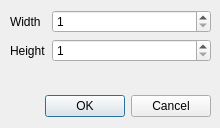
<?xml version="1.0" encoding="UTF-8"?>
<ui version="4.0">
 <class>EditMapSizeDialog</class>
 <widget class="QDialog" name="EditMapSizeDialog">
  <property name="geometry">
   <rect>
    <x>0</x>
    <y>0</y>
    <width>220</width>
    <height>128</height>
   </rect>
  </property>
  <property name="sizePolicy">
   <sizepolicy hsizetype="Fixed" vsizetype="Fixed">
    <horstretch>0</horstretch>
    <verstretch>0</verstretch>
   </sizepolicy>
  </property>
  <property name="minimumSize">
   <size>
    <width>220</width>
    <height>128</height>
   </size>
  </property>
  <property name="maximumSize">
   <size>
    <width>220</width>
    <height>128</height>
   </size>
  </property>
  <property name="windowTitle">
   <string>Edit map size</string>
  </property>
  <widget class="QDialogButtonBox" name="buttonBox">
   <property name="geometry">
    <rect>
     <x>30</x>
     <y>90</y>
     <width>181</width>
     <height>32</height>
    </rect>
   </property>
   <property name="orientation">
    <enum>Qt::Horizontal</enum>
   </property>
   <property name="standardButtons">
    <set>QDialogButtonBox::Cancel|QDialogButtonBox::Ok</set>
   </property>
  </widget>
  <widget class="QWidget" name="formLayoutWidget">
   <property name="geometry">
    <rect>
     <x>10</x>
     <y>10</y>
     <width>201</width>
     <height>74</height>
    </rect>
   </property>
   <layout class="QFormLayout" name="formLayout">
    <item row="0" column="0">
     <widget class="QLabel" name="label">
      <property name="text">
       <string>Width</string>
      </property>
     </widget>
    </item>
    <item row="1" column="0">
     <widget class="QLabel" name="label_2">
      <property name="text">
       <string>Height</string>
      </property>
     </widget>
    </item>
    <item row="0" column="1">
     <widget class="QSpinBox" name="widthSpinBox">
      <property name="minimum">
       <number>1</number>
      </property>
      <property name="maximum">
       <number>2000</number>
      </property>
     </widget>
    </item>
    <item row="1" column="1">
     <widget class="QSpinBox" name="heightSpinBox">
      <property name="minimum">
       <number>1</number>
      </property>
      <property name="maximum">
       <number>2000</number>
      </property>
     </widget>
    </item>
   </layout>
  </widget>
 </widget>
 <resources/>
 <connections>
  <connection>
   <sender>buttonBox</sender>
   <signal>accepted()</signal>
   <receiver>EditMapSizeDialog</receiver>
   <slot>accept()</slot>
   <hints>
    <hint type="sourcelabel">
     <x>248</x>
     <y>254</y>
    </hint>
    <hint type="destinationlabel">
     <x>157</x>
     <y>274</y>
    </hint>
   </hints>
  </connection>
  <connection>
   <sender>buttonBox</sender>
   <signal>rejected()</signal>
   <receiver>EditMapSizeDialog</receiver>
   <slot>reject()</slot>
   <hints>
    <hint type="sourcelabel">
     <x>316</x>
     <y>260</y>
    </hint>
    <hint type="destinationlabel">
     <x>286</x>
     <y>274</y>
    </hint>
   </hints>
  </connection>
 </connections>
</ui>
